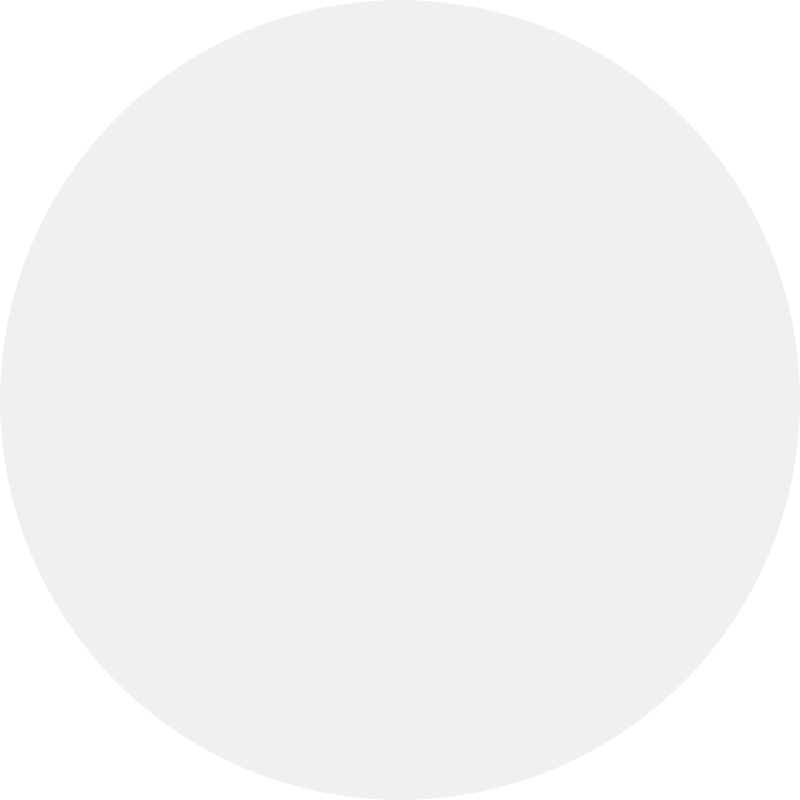
Frame 1 (no input)
Frame 60 (no input): identical to frame 1, image omitted
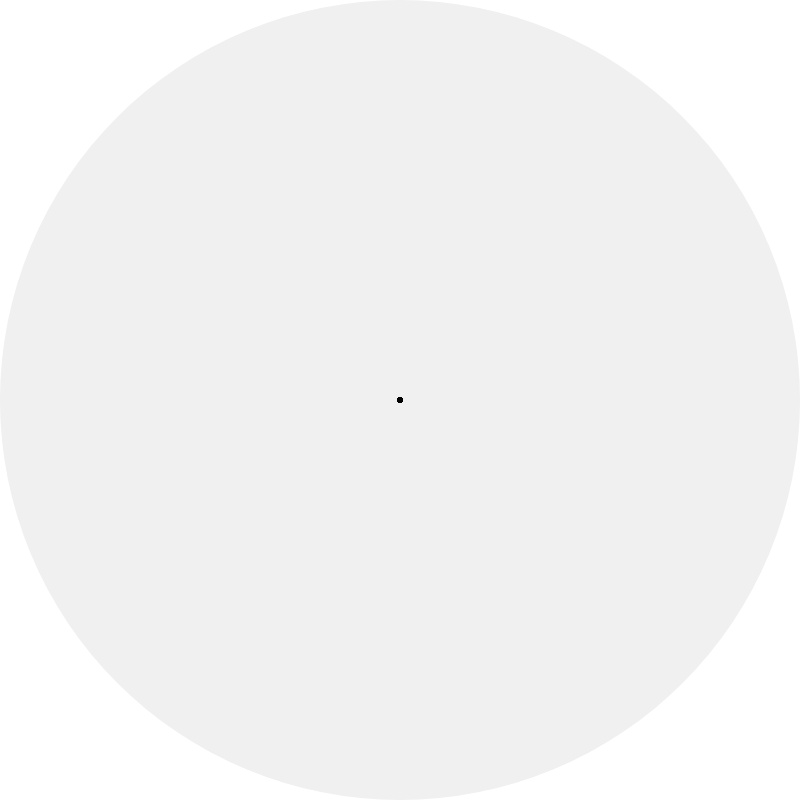
Frame 120 (the mouse pressed at the canvas centre since frame 60)

The p5.js sketch that drew these frames (run headless with seeded random() and noise() and a simulated clock; from frame 60 on, the mouse is pressed at the canvas centre):

// p5.js sketch
// ── sketch.js
var mandalaSize = 800;
var m = new mandala;

function mandala(){
    this.nSegments = 4;
    this.size = 5;
    this.line = []
    this.isDrawing = false;
    
    this.display = function(){
        fill(240,240,240); 
        noStroke();
        ellipse (height/2,width/2,height,width); 
        this.draw();
    }
     
    this.draw = function(){
        for (var i=0; i<this.line.length; i++){
            fill(0);
            ellipse(this.line[i][0],this.line[i][1],this.size,this.size);
        }

        if (this.isDrawing && (dist(mouseX,mouseY,height/2,width/2)<mandalaSize/2)){
            this.line.push([mouseX,mouseY]); 
        }
        console.log(this.line);
    }
}
  


function setup(){
    createCanvas (mandalaSize,mandalaSize);
} 

function draw() {
    background (255,255,255);
    m.display();
    
    
}


function mousePressed() {
    if (dist(mouseX,mouseY,height/2,width/2)<mandalaSize/2){
        if (m.isDrawing){
            m.isDrawing = false;
        } else{
           m.isDrawing = true;
        }
    }  

}



// ── sketch1.js
var mandalaSize = 800;
var m = new mandala;
var pi = 333/106;

function mandala(){
    this.size = 1;  
    this.nSegments = Math.pow(2, this.size);   
    this.curves = [];
    this.line = []
    this.isDrawing = false;
    
    this.display = function(){
        //Background: Grey Circle at the background
        fill(240,240,240); 
        noStroke();
        ellipse (height/2,width/2,height,width);  
        
        //Reset before drawing curves
        noFill();
        stroke(0); 
        
        //drawing the curve (part 1. drawing stored curves)
        for (var i=0; i<this.curves.length; i++){
            beginShape();
            for (var j=0; j<this.curves[i].length; j++){
                curveVertex(this.curves[i][j][0],this.curves[i][j][1]);
            }
            endShape(); 
        }
        
        // part 2. drawing the curve not stored in this.curves 
        beginShape();
        for (var i=0; i<this.line.length; i++){
            curveVertex(this.line[i][0],this.line[i][1]);
        }
        endShape();    
        
        
           
        // Foreground: Mandala Lines
        noStroke();
        fill(150);     
                
        translate(width / 2, height / 2);

        for (var i = 0; i<this.nSegments/2; i++){
            rotate ((2*pi/this.nSegments)*i);
            rect(0, 0, width, 1); 
        }
    }
    
    
    this.draw = function(){
        if (this.isDrawing && (dist(mouseX,mouseY,height/2,width/2)<mandalaSize/2)){
            this.line.push([mouseX,mouseY]); 
        }
        
        if (!this.isDrawing && this.line.length>1){
            this.curves.push(this.line);
            this.line = [];
        }
    } 
}
  


function setup(){
    createCanvas (mandalaSize,mandalaSize);
    rectMode(CENTER);

                  
} 

function draw() {
    background (255,255,255);
    m.draw();
    m.display();
}


function mousePressed() {
    if (dist(mouseX,mouseY,width/2,height/2)<mandalaSize/2){
        if (m.isDrawing){
            m.isDrawing = false;
        } else{
           m.isDrawing = true;
        }
    }  

}



// ── sketch2.js
var mandalaSize = 800;
var m = new mandala;

function mandala(){
    this.nSegments = 4;
    this.size = 3;
    this.line = []
    this.isDrawing = false;
    
    this.display = function(){
        fill(240,240,240); 
        noStroke();
        ellipse (height/2,width/2,height,width); 
        this.draw();
    }
     
    this.draw = function(){
        for (var i=0; i<this.line.length; i++){
            fill(0);
            ellipse(this.line[i][0],this.line[i][1],this.size,this.size);
        }

        if (this.isDrawing && (dist(mouseX,mouseY,height/2,width/2)<mandalaSize/2)){
            this.line.push([mouseX,mouseY]); 
        }
        console.log(this.line); 
    }
}
  


function setup(){
    createCanvas (mandalaSize,mandalaSize);
} 

function draw() {
    background (255,255,255);
    m.display();
    
    
}


function mousePressed() {
    if (dist(mouseX,mouseY,height/2,width/2)<mandalaSize/2){
        if (m.isDrawing){
            m.isDrawing = false;
        } else{
           m.isDrawing = true;
        }
    }  

}



// ── sketch_backup.js
var mandalaSize = 800;
var m = new mandala;
var pi = 333/106;

function mandala(){
    this.size = 2;  
    this.nSegments = Math.pow(2, this.size);   
    this.curves = [];
    this.line = []
    this.isDrawing = false;
    

    
    this.display = function(){
        
        //Background: Grey Circle at the background
        fill(240,240,240); 
        noStroke();
        ellipse (height/2,width/2,height,width);  
        
        //Reset before drawing curves
        noFill(); 
        stroke(0); 
        
//        //drawing everything rotated this.size times
//        for (var j = 0; j<=this.size; j++){
//    
//        }
   
        //drawing the curve (part 1. drawing stored curves)
        for (var i=0; i<this.curves.length; i++){
            beginShape();
            for (var j=0; j<this.curves[i].length; j++){
                curveVertex(this.curves[i][j][0],this.curves[i][j][1]);
            }
            endShape();  
        }

        // part 2. drawing the curve not stored in this.curves 
        beginShape();
        for (var i=0; i<this.line.length; i++){
            curveVertex(this.line[i][0],this.line[i][1]);
        }
        endShape(); 
        
        
        rotate (pi/2); 
        
        //drawing the curve (part 1. drawing stored curves)
        for (var i=0; i<this.curves.length; i++){
            beginShape();
            for (var j=0; j<this.curves[i].length; j++){
                curveVertex(this.curves[i][j][0],this.curves[i][j][1]);
            }
            endShape();  
        }

        // part 2. drawing the curve not stored in this.curves 
        beginShape();
        for (var i=0; i<this.line.length; i++){
            curveVertex(this.line[i][0],this.line[i][1]);
        }
        endShape();  
        
        rotate (-pi/2);
           
        // Foreground: Mandala Lines
        noStroke();
        fill(150);     
                
        translate(width / 2, height / 2);

        for (var i = 0; i<this.nSegments/2; i++){
            rotate ((2*pi/this.nSegments)*i);
            rect(0, 0, width, 1); 
        }
    }
    
    
    this.draw = function(){
        if (this.isDrawing && (dist(mouseX,mouseY,height/2,width/2)<mandalaSize/2)){
            this.line.push([mouseX,mouseY]); 
        }
        if (!this.isDrawing && this.line.length>1){
            this.curves.push(this.line);
            this.line = [];
        }
    } 
}
  


function setup(){
    createCanvas (mandalaSize,mandalaSize);
    translate (height/2,width/2);
    rectMode(CENTER);

                  
} 

function draw() {
    background (255,255,255);
    m.draw();
    m.display();
//    console.log(mouseX,mouseY);
}


function mousePressed() {
//    pass 2: working 
    if (dist(mouseX,mouseY,width/2,height/2)<mandalaSize/2){
        console.log(1)
        if (m.isDrawing){
            m.isDrawing = false;
        } else{
            m.isDrawing = true;
        }
    }  

}
